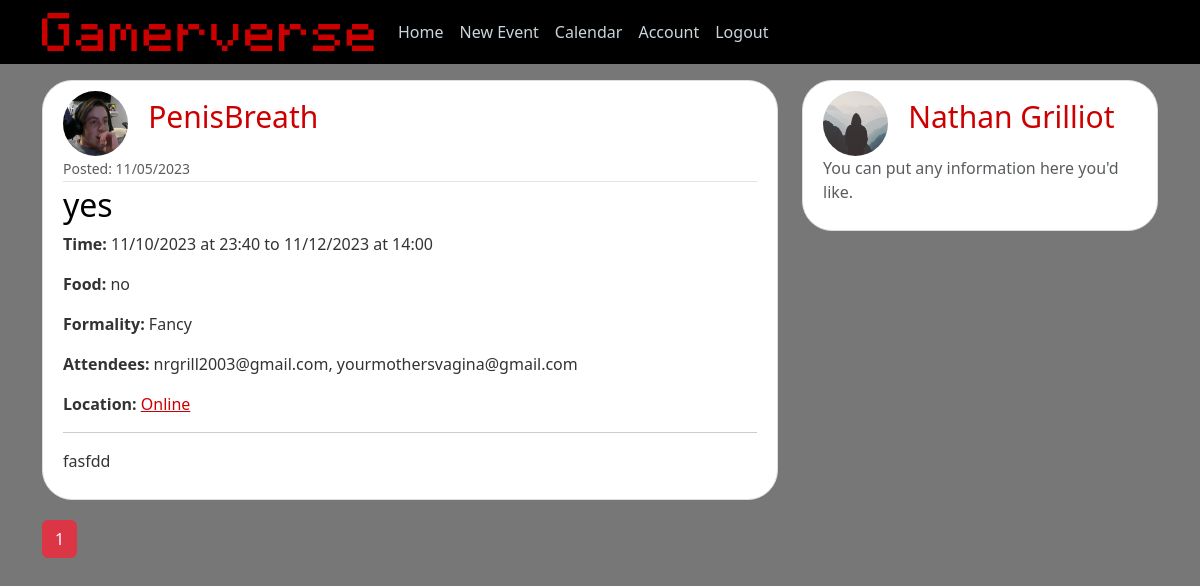
Screenshot of /home (signed in) with the database file from the repository.
### gamerverse/models.py (models this page shows, shortened)
class Event(db.Model):
    id = db.Column(db.Integer, primary_key=True)
    title = db.Column(db.String(100), nullable=False)
    date_posted = db.Column(db.DateTime, nullable=False, default=datetime.utcnow)
    description = db.Column(db.Text, nullable=False)
    start_date = db.Column(db.DateTime, nullable=False)
    end_date = db.Column(db.DateTime, nullable=False)
    attendees = db.Column(db.Text, nullable=False)
    games = db.Column(db.Text, nullable=False)
    food = db.Column(db.Text, nullable=False)
    nut_allergy = db.Column(db.Boolean, nullable=False)
    formality = db.Column(db.Text, nullable=False)
    location = db.Column(db.Text, nullable=False)
    map_link = db.Column(db.Text, nullable=False)
    user_id = db.Column(db.Integer, db.ForeignKey('user.id'), nullable=False)

class User(db.Model, UserMixin):
    id = db.Column(db.Integer, primary_key=True)
    username = db.Column(db.String(20), unique=True, nullable=False)
    email = db.Column(db.String(120), unique=True, nullable=False)
    image_file = db.Column(db.String(20), nullable=False, default='default.jpg')
    password = db.Column(db.String(60), nullable=False)
    posts = db.relationship('Event', backref='author', lazy=True)

### gamerverse/main/routes.py (the view)
@main.route("/")
@main.route("/home")
def home():
    page = request.args.get('page', 1, type=int)
    posts = Event.query.order_by(Event.date_posted.desc()).paginate(page=page, per_page=5)
    return render_template('home.html', posts=posts)

### gamerverse/models.py (called while the page is built)
@login_manager.user_loader
def load_user(user_id):
    return User.query.get(int(user_id))

### gamerverse/templates/home.html (shortened to what this page needs)
{% extends "layout.html" %}
{% block content %}
    {% for post in posts.items %}
        <article class="media content-section">
          <img class="rounded-circle article-img" src="{{ url_for('static', filename='profile_pics/' + post.author.image_file) }}">
          <a class="mr-2 main-username" href="{{ url_for('users.user_posts', username=post.author.username) }}">{{ post.author.username }}</a>
          <div class="media-body">
            <div class="article-metadata">
              <small class="text-muted">Posted: {{ post.date_posted.strftime('%m/%d/%Y') }}</small>
            </div>
            <h2><a class="article-title" href="{{ url_for('posts.post', post_id=post.id) }}">{{ post.title }}</a></h2>
            <p><b>Time: </b>{{ post.start_date.strftime('%m/%d/%Y at %H:%M') }} to {{ post.end_date.strftime('%m/%d/%Y at %H:%M') }}</p>
            <p><b>Food: </b>{{ post.food }}</p>
            <p><b>Formality: </b>{{ post.formality }}</p>
            <p><b>Attendees: </b>{{ post.attendees}}</p>
            <p><b>Location: </b><a href="{{ post.map_link }}" class="gamer-red">{{ post.location}}</a></p>
            <hr />
            <p class="article-content">{{ post.description }}</p>
          </div>
        </article>
    {% endfor %}
    {% for page_num in posts.iter_pages(left_edge=1, right_edge=1, left_current=1, right_current=2) %}
      {% if page_num %}
        {% if posts.page == page_num %}
          <a class="btn btn-danger mb-4" href="{{ url_for('main.home', page=page_num) }}">{{ page_num }}</a>
        {% else %}
          <a class="btn btn-danger-info mb-4" href="{{ url_for('main.home', page=page_num) }}">{{ page_num }}</a>
        {% endif %}
      {% else %}
        ...
      {% endif %}
    {% endfor %}
{% endblock content %}

### gamerverse/templates/layout.html (shortened to what this page needs)
<!DOCTYPE html>
<html>
<head>
    <link href="https://cdn.jsdelivr.net/npm/bootstrap@5.3.2/dist/css/bootstrap.min.css" rel="stylesheet">
    <link rel="stylesheet" type="text/css" href="{{ url_for('static', filename='main.css') }}">
</head>
<body class="background-gray">
    <header class="site-header">
      <nav class="navbar navbar-expand-lg fixed-top bg-dark bg-black">
        <div class="container">
          <a class="navbar-brand mr-4 gamer-green" href="/"><img src="{{ url_for('static', filename='logo.png') }}" height="38"></a>
          <div class="collapse navbar-collapse" id="navbarToggle">
            <div class="navbar-nav mr-auto">
              <a class="nav-item nav-link" href="{{ url_for('main.home') }}">Home</a>
            </div>
            <div class="navbar-nav">
              {% if current_user.is_authenticated %}
                <a class="nav-item nav-link" href="{{ url_for('posts.new_post') }}">New Event</a>
                <a class="nav-item nav-link" href="{{ url_for('main.calendar') }}">Calendar</a>
                <a class="nav-item nav-link" href="{{ url_for('users.account') }}">Account</a>
                <a class="nav-item nav-link" href="{{ url_for('users.logout') }}">Logout</a>
              {% else %}
                <a class="nav-item nav-link" href="{{ url_for('users.login') }}">Login</a>
                <a class="nav-item nav-link" href="{{ url_for('users.register') }}">Register</a>
              {% endif %}
            </div>
          </div>
        </div>
      </nav>
    </header>
    <main role="main" class="container">
      <div class="row">
        <div class="col-md-8">
          {% block content %}{% endblock %}
        </div>
        <div class="col-md-4">
          <div class="content-section">
            {% if current_user.is_authenticated %}
              <img class="rounded-circle article-img" src="{{ url_for('static', filename='profile_pics/' + current_user.image_file) }}">
              <a class="mr-2 main-username" href="{{ url_for('users.account') }}">{{ current_user.username }}</a>
              <p class='text-muted'>You can put any information here you'd like.
            {% endif %}
            </p>
          </div>
        </div>
      </div>
    </main>
</body>
</html>

### gamerverse/static/main.css (style rules this page uses)
body { background: #fafafa; color: #333333; margin-top: 5rem; }
h1, h2, h3, h4, h5, h6 { color: #cc0000; }
.site-header .navbar-nav .nav-link { color: #cbd5db; }
.content-section { background: #ffffff; padding: 10px 20px; border: 1px solid #dddddd; border-radius: 30px; margin-bottom: 20px; }
.article-title { color: #000000; text-decoration: none; }
.article-content { white-space: pre-line; }
.article-img { height: 65px; width: 65px; margin-right: 16px; }
.article-metadata { padding-bottom: 1px; margin-bottom: 4px; border-bottom: 1px solid #e3e3e3 }
.gamer-red { color: #cc0000; }
.main-username { font-size: 30px; text-decoration-line: none; color: #cc0000; }
.gamer-green { color: #527d02; }
.background-gray { background: #777777; }
.bg-black { background: #000000; }

### rows the page displays
Event: image_file (picture), author.username "PenisBreath", date_posted "11/05/2023", title "yes", start_date "11/10/2023 at 23:40", end_date "11/12/2023 at 14:00", food "no", formality "Fancy", attendees "nrgrill2003@gmail.com, yourmothersvagina@gmail.com", location "Online", description "fasfdd"
User: image_file (placeholder picture), username "Nathan Grilliot"

### other values shown
{{ page_num }} "1"
